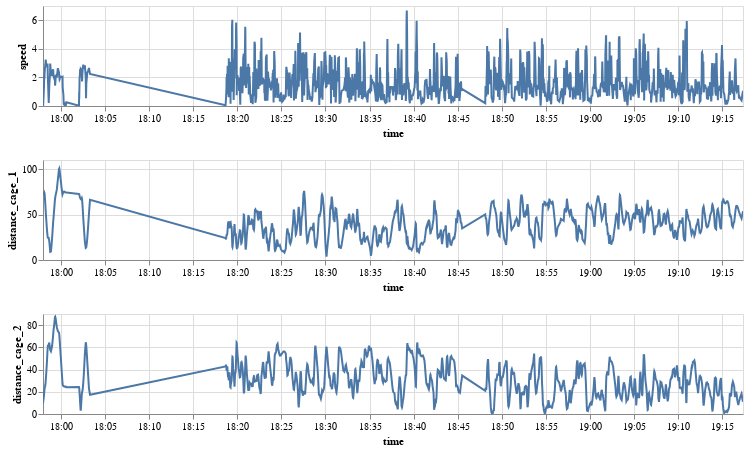

Write notebook code for a chart like this one.
### Code cell
zoom = alt.selection_interval(bind='scales')
timeseries_plot("speed").add_selection(
    zoom
) & timeseries_plot("distance_cage_1").add_selection(
    zoom
) & timeseries_plot("distance_cage_2").add_selection(
    zoom
)

### Figure 1 — Vega-Lite specification as saved in the notebook (floating-point values rounded to 4 significant figures; data arrays with more than 128 entries replaced by an {"elided": "..."} marker saying what was removed)
{"config": {"view": {"continuousWidth": 400, "continuousHeight": 300}}, "vconcat": [{"mark": "line", "encoding": {"x": {"type": "temporal", "axis": {"format": "%H:%M"}, "field": "time"}, "y": {"type": "quantitative", "field": "speed"}}, "height": 100, "selection": {"selector002": {"type": "interval", "bind": "scales"}}, "width": 700}, {"mark": "line", "encoding": {"x": {"type": "temporal", "axis": {"format": "%H:%M"}, "field": "time"}, "y": {"type": "quantitative", "field": "distance_cage_1"}}, "height": 100, "selection": {"selector002": {"type": "interval", "bind": "scales"}}, "width": 700}, {"mark": "line", "encoding": {"x": {"type": "temporal", "axis": {"format": "%H:%M"}, "field": "time"}, "y": {"type": "quantitative", "field": "distance_cage_2"}}, "height": 100, "selection": {"selector002": {"type": "interval", "bind": "scales"}}, "width": 700}], "data": {"name": "data-50507c17192855b757fde98059f279fa"}, "$schema": "https://vega.github.io/schema/vega-lite/v4.8.1.json", "datasets": {"data-50507c17192855b757fde98059f279fa": {"elided": "1414 records"}}}
